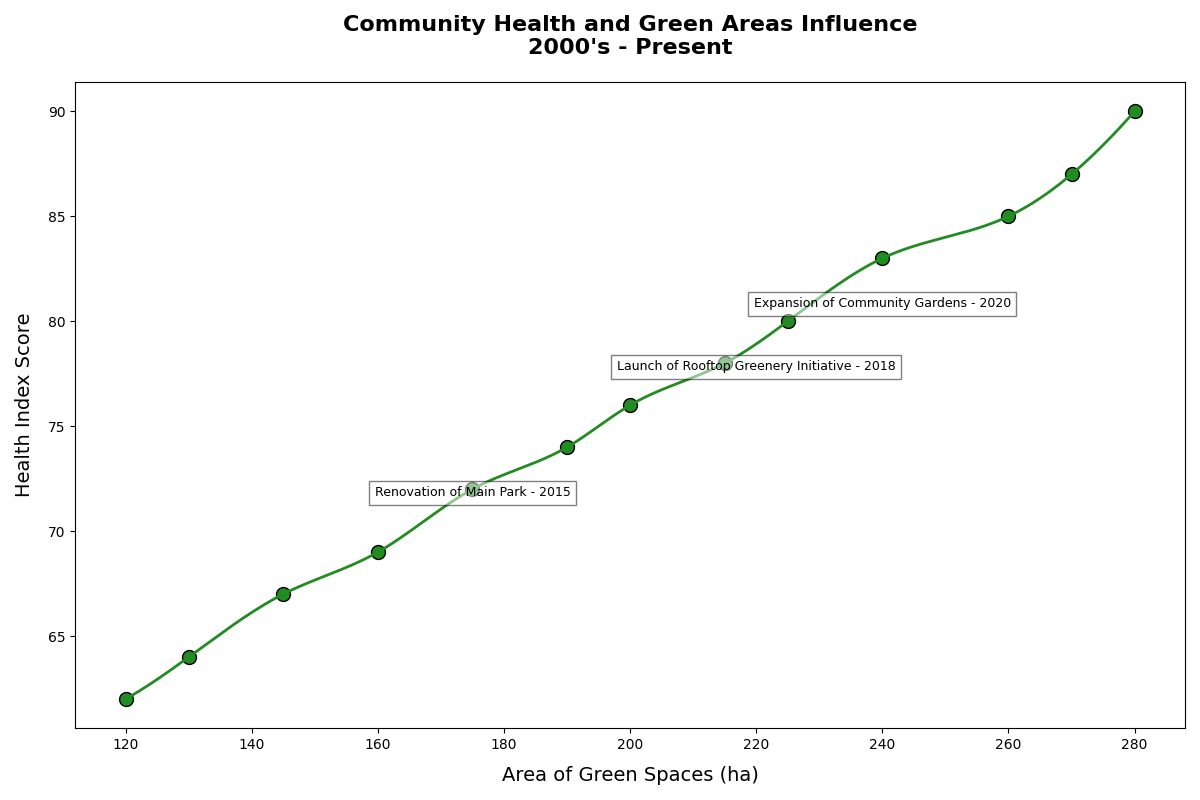

Generate this figure with Python:
import numpy as np
import matplotlib.pyplot as plt
from scipy.interpolate import make_interp_spline

years = np.arange(2010, 2023)

green_space_area = np.array([120, 130, 145, 160, 175, 190, 200, 215, 225, 240, 260, 270, 280])
health_index = np.array([62, 64, 67, 69, 72, 74, 76, 78, 80, 83, 85, 87, 90])

x_smooth = np.linspace(green_space_area.min(), green_space_area.max(), 300)
spl = make_interp_spline(green_space_area, health_index, k=3)
y_smooth = spl(x_smooth)

plt.figure(figsize=(12, 8))
plt.scatter(green_space_area, health_index, color='forestgreen', edgecolor='black', s=100)
plt.plot(x_smooth, y_smooth, color='forestgreen', linestyle='-', linewidth=2)

plt.title("Community Health and Green Areas Influence\n2000's - Present", fontsize=16, fontweight='bold', pad=20)
plt.xlabel("Area of Green Spaces (ha)", fontsize=14, labelpad=10)
plt.ylabel("Health Index Score", fontsize=14, labelpad=10)

important_years = {
    "Renovation of Main Park - 2015": (175, 71),
    "Launch of Rooftop Greenery Initiative - 2018": (220, 77),
    "Expansion of Community Gardens - 2020": (240, 80)
}

for label, (x, y) in important_years.items():
    plt.annotate(label, (x, y), textcoords="offset points", xytext=(0, 10), ha='center', fontsize=9, bbox=dict(facecolor='white', alpha=0.5))

plt.tight_layout()
plt.show()
